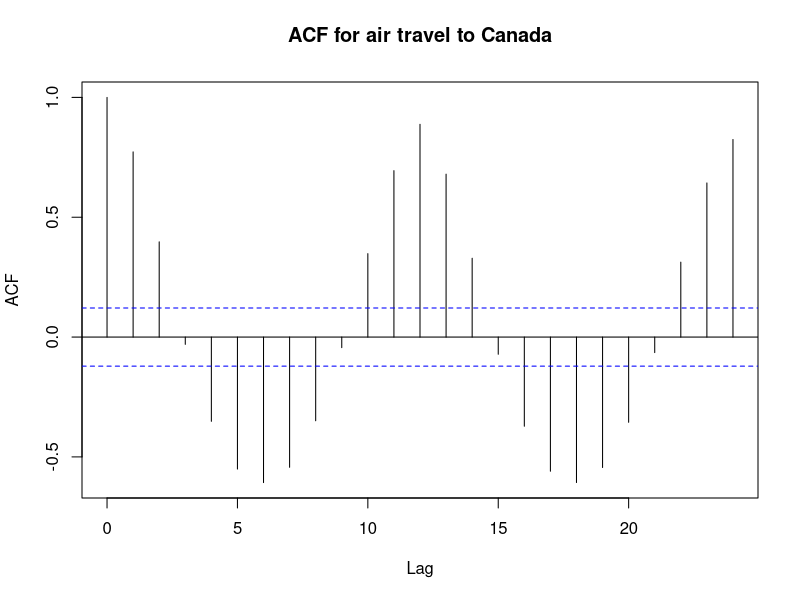
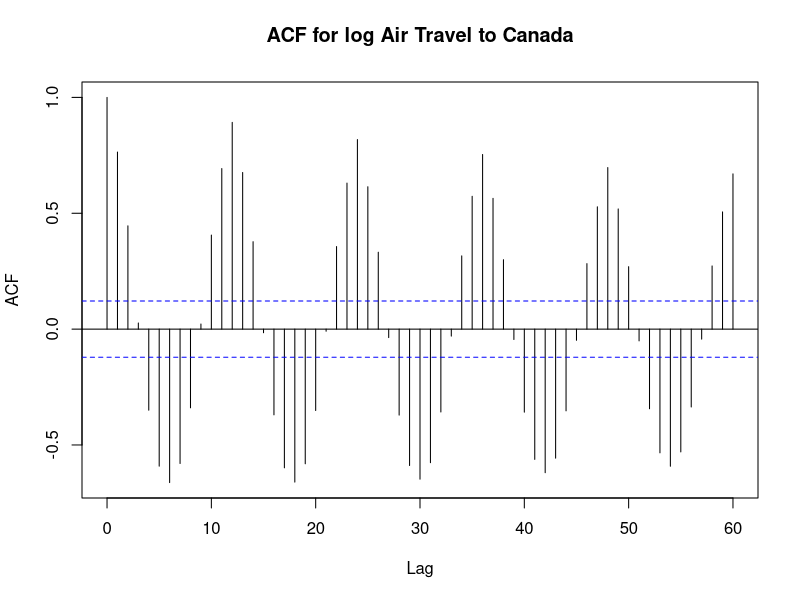
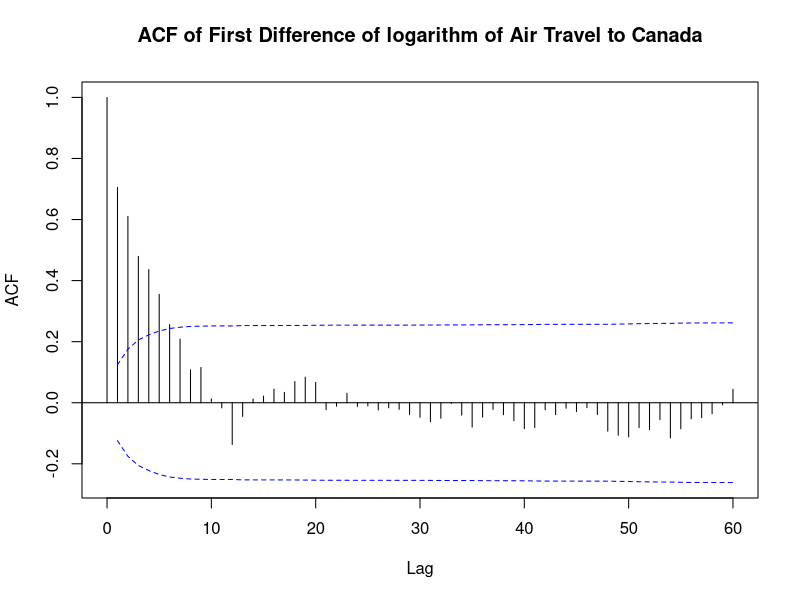
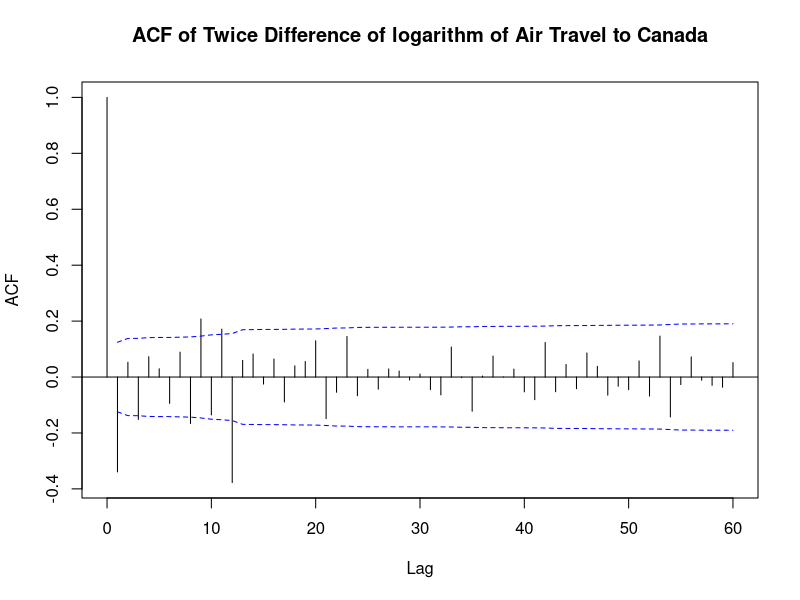
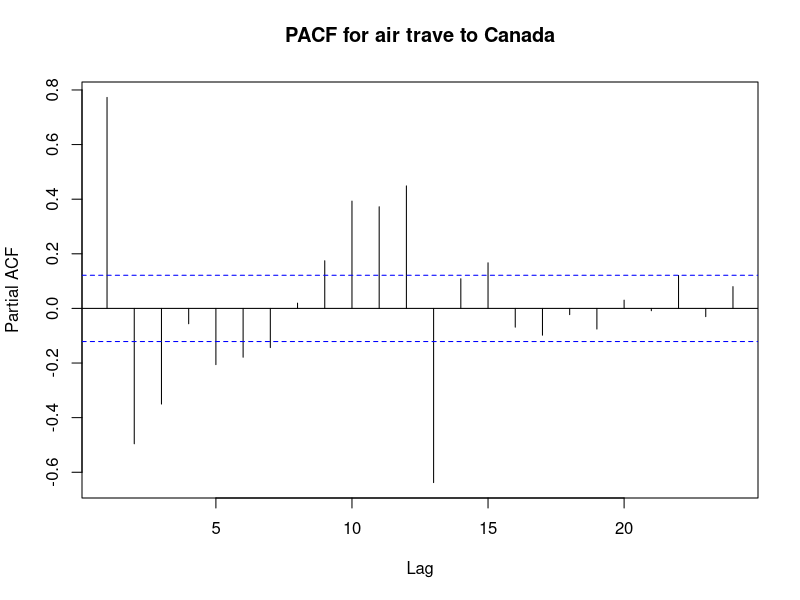
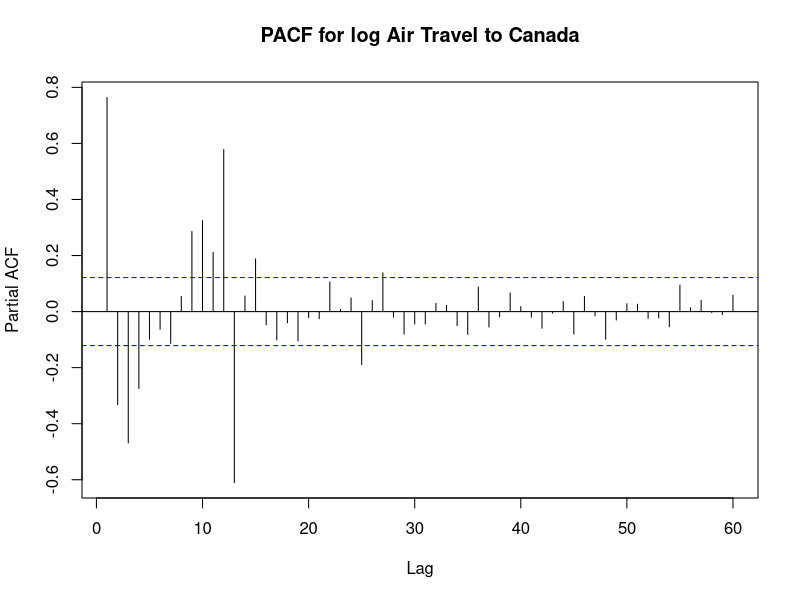
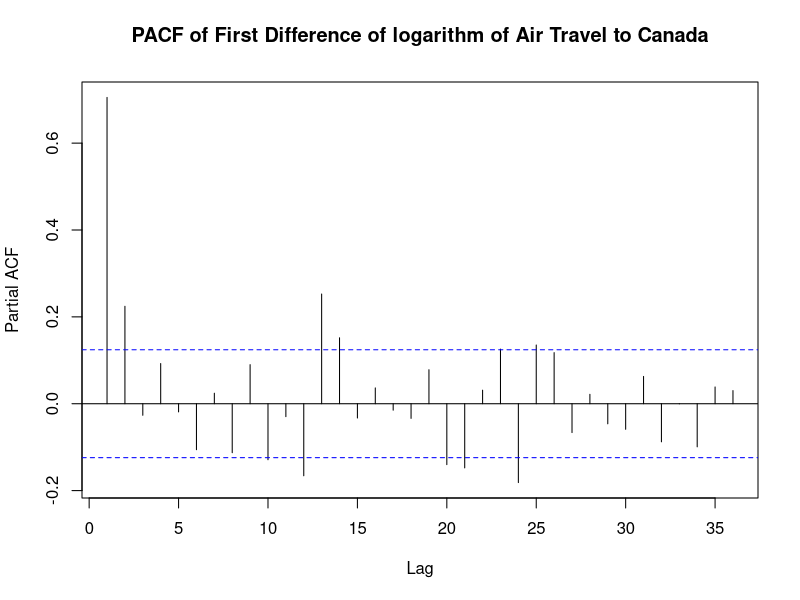
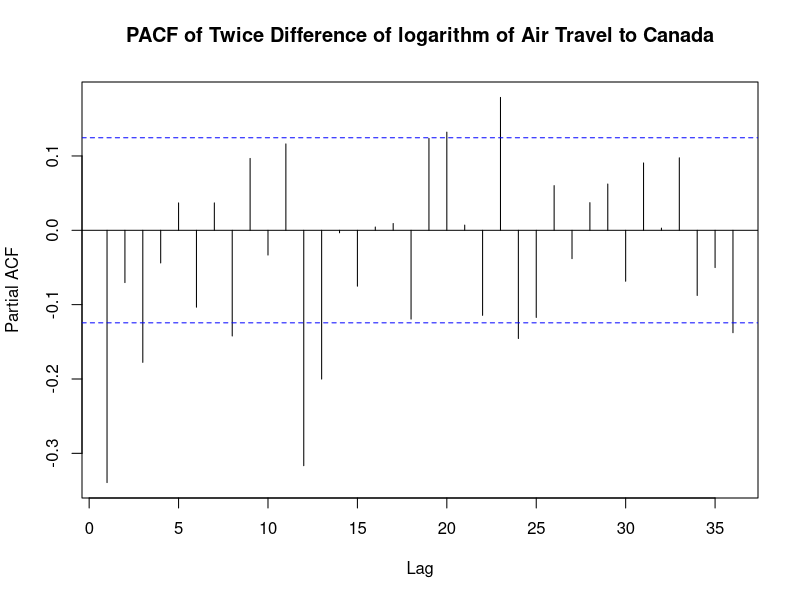

Recreate these plots in R, in order. (Note: this script raises an error after producing the figures.)
library(ggplot2)
library(zoo)
library(forecast)
library(lubridate)
library(plyr)

canada <- read.csv("./canada.csv", header = TRUE, sep = "")
canada$Date <- as.Date(canada$Date)

canada_ymd <- mutate(canada, date = ymd(canada$Date), 
       day = day(date), month = month(date), year = year(date))

#Time Series plot 
png("images/ts.png")
gg <- ggplot(data=canada_ymd ,aes(y=Value,x=Date)) + geom_line( colour = canada_ymd$month) +
  ggtitle("Monthly Air travel to Canada")
gg + geom_vline(xintercept=as.numeric(canada_ymd$Data),linetype=4) 
dev.off()

#Plot by months 
travel<-ts(canada$Value,start=c(1996,1),end=c(2016,9),frequency=12)
png("images/monthly_plot.png")
m <-c('J','F','M','A','M','J','J','A','S','O','N','D')
plot(travel, ylab='Number of arrivals',xlab='Time Index', type = 'l', 
     main="Monthly Air arrivals to Canada")
points(travel,pch=m)
dev.off()

##Exploratory Data Analysis

summary(canada$Value)
sd(canada$Value)

#STL

png("images/stl.png")
stl_travel<-stl(travel,s.window = "periodic")
plot(stl_travel, main="Seasonal Decomposition of Time Series by Loess for monthly Canada Travels")
dev.off()

#stl shows that there is a seasonal trend
#The bar on the seasonal panel is only a bit larger than the data panel, meaning the
#seasoning signal is large relative to the variation in the data
# The trend panel has larger box than the data and seasonal panels, meaning 
# the variation attrivuted to the trend is smaller than seasonal component, 
# which the trend is not dominating. But there's an upward trend at the end

#In the data panel, there is no obvious sign of non-stationary, so we don't need to 
# take differencing for now. 


#The peak of the traveling season is July and August
#Because the graph doesn't seem like it get effect when the variation increases with the level of the series,
#so there is no need of taking logs 

#ACF for MA
acf(canada$Value, main = "ACF for air travel to Canada")
acf(log(canada$Value),lag.max=60, main = "ACF for log Air Travel to Canada") 
#the acf appear to be seasonality 
acf(diff(log(canada$Value),12),lag.max=60, ci.type='ma',
      main="ACF of First Difference of logarithm of Air Travel to Canada")
acf(diff(diff(log(canada$Value)),12),lag.max=60,ci.type='ma',
    main="ACF of Twice Difference of logarithm of Air Travel to Canada") 

#PACF for AR 
pacf(canada$Value, main = "PACF for air trave to Canada")
pacf(log(canada$Value), lag.max = 60, main = "PACF for log Air Travel to Canada")
pacf(diff(log(canada$Value),12),lag.max=36,
     main="PACF of First Difference of logarithm of Air Travel to Canada") 
pacf(diff(diff(log(canada$Value)),12),lag.max=36,
     main="PACF of Twice Difference of logarithm of Air Travel to Canada") 

plot(diff(diff(log(canada$Value)),lag=12),xlab='Time', ylab ="Log of arrivals", 
     type = 'l', main = "Twice Difference of logarithm of air travel to Canada") 

eacf(log(canada$Value))
#eacf the circle ones are surrounded by AR 2 and MA 2

##ARIMA Models

#put the canada data into month matrix 
data <- ts(canada$Value, freq = 12)
#run auto arima
auto <- auto.arima(log(travel))
auto
tsdisplay(residuals(auto))
tsdiag(auto)
acf(residuals(auto), lag.max = 36)
#Auto ARIMA shows that there is no differencing and it's equivalent to ARMA(3,1)

#With seasonal effect 
#First model with seasonal effect 
fit <- arima(log(data), order = c(2,0,2), seasonal=list(order = c(2,1,2), period = 12))
tsdisplay(residuals(fit))
tsdiag(fit)
acf(residuals(fit))
pacf(residuals(fit))

#Second model with seasonal effect 
fit1 <-arima(log(data), order=c(2,1,2), seasonal=list(order = c(0,1,1), period = 12))
tsdisplay(residuals(fit1))
tsdiag(fit1)
plot(fit1)
acf(residuals(fit1))
pacf(residuals(fit1))

#Third model with seasonal effect
fit2 <- arima(log(data), order=c(2,0,1), seasonal=list(order = c(0,1,2), period = 12))
tsdisplay(residuals(fit2))
tsdiag(fit2)
plot(fit2)
acf(residuals(fit2))
#Fit2 has the smallest AIC 
##check p and q with auto

#Residual plot of the fitted model
res <- ts(resid(fit2), s=1996,f=12)
plot.ts(res,ylab="residuals of the fitted model")

McLeod.Li.test(fit2) 
#above 0.5 of p-values meaning didn't reject H0. 
#no arch effect so don't need arch-garch 

#try sin and cosine  and compare the forecast 

resModel <- residuals(fit2)
#Normal QQ Plot for residuals
qqnorm(resModel)
qqline(resModel)
# There are a few outlier in the beginnings 
hist(resModel,xlab='Standardized Residuals for the fitted model')
#p-value is lower than 0.5 so it doesnt reject null ??
shapiro.test(resModel)

# From Frank Davenport
funggcast <- function(dn,fcast){ 
  
 # en<-max(time(fcast$mean)) #extract the max date used in the forecast
  
  #Extract Source and Training Data
  ds<-as.data.frame(window(dn,end=c(2014,9)))
  names(ds)<-'observed'
  ds$date<-as.Date(time(window(dn,end=c(2014,9))))
  
  #Extract the Fitted Values (need to figure out how to grab confidence intervals)
  dfit<-as.data.frame(fcast$fitted)
  dfit$date<-as.Date(time(fcast$fitted))
  names(dfit)[1]<-'fitted'
  
  ds<-merge(ds,dfit,all.x=T) #Merge fitted values with source and training data
  
  #Exract the Forecast values and confidence intervals
  dfcastn<-as.data.frame(fcast)
  dfcastn$date<-as.Date(as.yearmon(row.names(dfcastn)))
  names(dfcastn)<-c('forecast','lo80','hi80','lo95','hi95','date')
  
  pd<-merge(ds,dfcastn,all.x=T) #final data.frame for use in ggplot
  return(pd)
  
}

train <- window(travel, end=c(2014,9))
fit_train_model <- Arima(train, order=c(2,0,1), 
                    seasonal=list(order = c(0,1,2), period = 12), include.drift=T)
plot(forecast(fit_train_model))

model_forecast <- forecast(fit_train_model)
model_df <- funggcast(travel, model_forecast)

ggplot_forecast <- function(pd) {
  p1a<-ggplot(data=pd,aes(x=date,y=observed))
  p1a<-p1a+geom_line(col='red')
  p1a<-p1a+geom_line(aes(y=fitted),col='blue')
  p1a<-p1a+geom_line(aes(y=forecast))+geom_ribbon(aes(ymin=lo95,ymax=hi95),alpha=.25)
  p1a<-p1a+scale_x_date(date_breaks = "12 month", date_labels = "%b-%y")
  p1a<-p1a+scale_y_continuous(name='Units of Y')
  p1a<-p1a+theme(axis.text.x=element_text(size=10))
  p1a<-p1a+ggtitle("Arima Fit to Simulated Data\n(black=forecast, blue=fitted, red=data, shadow=95% conf. interval)")
  p1a
}
png("images/frank_forecast.png")
ggplot_forecast(model_df)
dev.off()

#Detech outlier
detectAO(fit2) #Additive Outliers
detectIO(fit2) #Innovative Outliers
#The magnitude (lambda) of IO is bigger so IO has more effect than AO.
#the same index 81 has an outlier but it doesn't detech the outliers at the end of series
#IO tells more story 

## Spectral Analysis
p <- periodogram(resModel, main = "Periodogram for the residuals of the model")
p

?spec.pgram()
spec(resModel,main="Periodogram", kernel = kernel("daniell", c(3,3)), taper = 0.05,
     ci.plot = T)
#Can draw a flat line between the interval so there is no ambigitiy
# Very stable 

## Arch Garch Model
garch(data, order = c(1,1))
#only one bump at the end so 1,1 is good 
